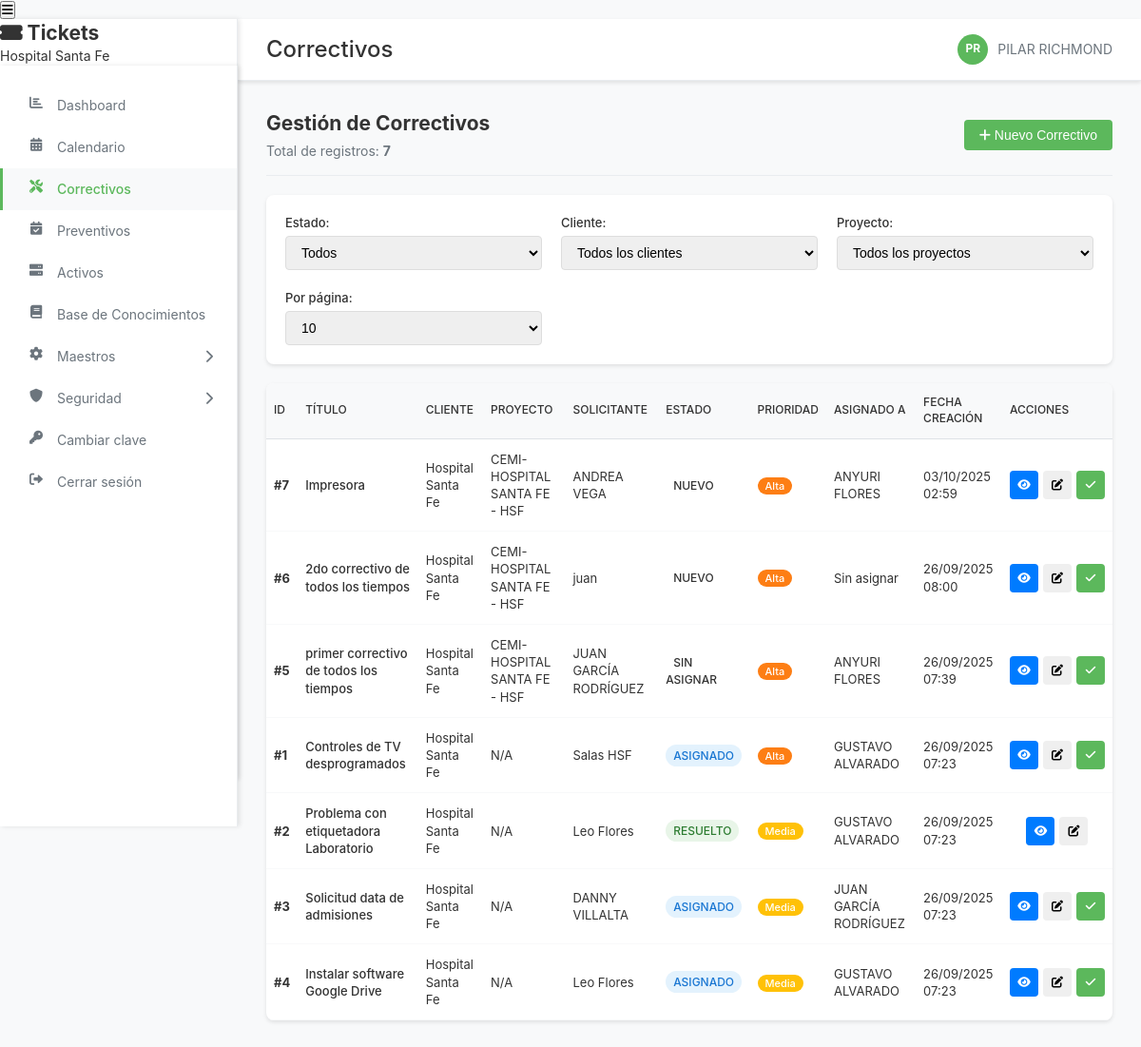
Screenshot of /views/correctivos.php (signed in) with the database file from the repository.
### tables this page shows
CREATE TABLE `usuarios` (
  `id` int(11) NOT NULL,
  `usuario` varchar(50) NOT NULL,
  `nombre` varchar(100) NOT NULL,
  `email` varchar(200) NOT NULL,
  `telefono` varchar(50) DEFAULT NULL,
  `cargo` varchar(100) DEFAULT NULL,
  `nivel` enum('Cliente SYM','Clientes CEMI','Ingenieros / Tecnicos','Directores / Gerentes') DEFAULT 'Cliente SYM',
  `estado` enum('Activo','Inactivo') DEFAULT 'Activo',
  `password` varchar(255) NOT NULL,
  `fecha_creacion` timestamp NOT NULL DEFAULT current_timestamp(),
  `fecha_actualizacion` timestamp NOT NULL DEFAULT current_timestamp() ON UPDATE current_timestamp()
);

CREATE TABLE `correctivos` (
  `id` int(11) NOT NULL,
  `titulo` varchar(200) NOT NULL,
  `descripcion` text DEFAULT NULL,
  `solicitante` varchar(100) NOT NULL,
  `cc` varchar(100) DEFAULT NULL,
  `cliente_id` int(11) DEFAULT NULL,
  `proyecto_id` int(11) DEFAULT NULL,
  `categoria_id` int(11) DEFAULT NULL,
  `subcategoria_id` int(11) DEFAULT NULL,
  `ubicacion_id` int(11) DEFAULT NULL,
  `area_id` int(11) DEFAULT NULL,
  `departamento_id` int(11) DEFAULT NULL,
  `proveedor_id` int(11) DEFAULT NULL,
  `tipo_id` int(11) DEFAULT NULL,
  `subtipo_id` int(11) DEFAULT NULL,
  `marca_id` int(11) DEFAULT NULL,
  `modelo_id` int(11) DEFAULT NULL,
  `activo_id` int(11) DEFAULT NULL,
  `prioridad` enum('Baja','Media','Alta','Crítica') DEFAULT 'Media',
  `estado` enum('Nuevo','Sin Asignar','Asignado','En Proceso','Resuelto','Cerrado','En espera del cliente','En Espera de Repuesto','Aprobado','No Aprobado','Cotizado','Verificacion','No Resuelto') DEFAULT 'Nuevo',
  `asignado_a` int(11) DEFAULT NULL,
  `responsable` int(11) DEFAULT NULL,
  `contacto` varchar(100) DEFAULT NULL,
  `fecha_creacion` timestamp NOT NULL DEFAULT current_timestamp(),
  `hora_creacion` time DEFAULT curtime(),
  `fecha_resolucion` datetime DEFAULT NULL,
  `atencion` enum('En Sitio','Remoto','Telefónica') DEFAULT 'En Sitio',
  `resolucion` text DEFAULT NULL,
  `horas_trabajadas` decimal(5,2) DEFAULT 0.00,
  `fuera_servicio` tinyint(1) DEFAULT 0,
  `reporte_servicio` text DEFAULT NULL,
  `componente` text DEFAULT NULL
);

CREATE TABLE `clientes` (
  `id` int(11) NOT NULL,
  `nombre` varchar(100) NOT NULL,
  `estado` enum('Activo','Inactivo') DEFAULT 'Activo',
  `fecha_creacion` timestamp NOT NULL DEFAULT current_timestamp()
);

CREATE TABLE `proyectos` (
  `id` int(11) NOT NULL,
  `nombre` varchar(200) NOT NULL,
  `cliente_id` int(11) DEFAULT NULL,
  `descripcion` text DEFAULT NULL,
  `estado` enum('Activo','Inactivo','Completado') DEFAULT 'Activo',
  `fecha_creacion` timestamp NOT NULL DEFAULT current_timestamp()
);

### views/correctivos.php (the view, shortened to what this page needs)
<?php
require_once '../includes/conexion.php';
$page_title = 'Correctivos';
$page = isset($_GET['page']) ? (int)$_GET['page'] : 1;
$records_per_page = isset($_GET['per_page']) ? (int)$_GET['per_page'] : 10;
$offset = ($page - 1) * $records_per_page;
$where_conditions = [];
$params = [];
$where_clause = !empty($where_conditions) ? 'WHERE ' . implode(' AND ', $where_conditions) : '';
$sql = "
    SELECT
        c.*,
        cl.nombre as cliente_nombre,
        p.nombre as proyecto_nombre,
        cat.nombre as categoria_nombre,
        u.nombre as asignado_nombre
    FROM correctivos c
    LEFT JOIN clientes cl ON c.cliente_id = cl.id
    LEFT JOIN proyectos p ON c.proyecto_id = p.id
    LEFT JOIN categorias cat ON c.categoria_id = cat.id
    LEFT JOIN usuarios u ON c.asignado_a = u.id
    $where_clause
    ORDER BY c.fecha_creacion DESC
    LIMIT $records_per_page OFFSET $offset
";
try {
    $stmt = $pdo->prepare($sql);
    $stmt->execute($params);
    $correctivos = $stmt->fetchAll(PDO::FETCH_ASSOC);
    $count_sql = "
        SELECT COUNT(*) as total
        FROM correctivos c
        LEFT JOIN clientes cl ON c.cliente_id = cl.id
        LEFT JOIN proyectos p ON c.proyecto_id = p.id
        $where_clause
    ";
    $count_stmt = $pdo->prepare($count_sql);
    $count_stmt->execute($params);
    $total_records = $count_stmt->fetchColumn();
} catch (PDOException $e) {
    die("Error en consulta: " . $e->getMessage());
}
include '../includes/header.php';
?>
<div class="page-content">
    <div class="correctivos-container">
        <div class="section-header">
            <div class="header-info">
                <h2>Gestión de Correctivos</h2>
                <p>Total de registros: <strong><?php echo $total_records; ?></strong></p>
            </div>
            <div class="header-actions">
                <button class="btn btn-success" onclick="nuevoCorrectivo()">
                    <i class="fas fa-plus"></i> Nuevo Correctivo
                </button>
            </div>
        </div>
        <div class="filters-section">
            <div class="filters-row">
                <div class="filter-group">
                    <label>Estado:</label>
                    <select id="filtroEstado" onchange="aplicarFiltros()">
                        <option value="">Todos</option>
                    </select>
                </div>
                <div class="filter-group">
                    <label>Cliente:</label>
                    <select id="filtroCliente" onchange="aplicarFiltros()">
                        <option value="">Todos los clientes</option>
                    </select>
                </div>
                <div class="filter-group">
                    <label>Proyecto:</label>
                    <select id="filtroProyecto" onchange="aplicarFiltros()">
                        <option value="">Todos los proyectos</option>
                    </select>
                </div>
                <div class="filter-group">
                    <label>Por página:</label>
                    <select id="recordsPorPagina" onchange="cambiarRecordsPorPagina()">
                        <option value="10" <?php echo $records_per_page == 10 ? 'selected' : ''; ?>>10</option>
                    </select>
                </div>
            </div>
        </div>
        <div class="table-container">
            <table class="tabla-correctivos">
                <thead>
                    <tr>
                        <th>ID</th>
                        <th>Título</th>
                        <th>Cliente</th>
                        <th>Proyecto</th>
                        <th>Solicitante</th>
                        <th>Estado</th>
                        <th>Prioridad</th>
                        <th>Asignado a</th>
                        <th>Fecha Creación</th>
                        <th>Acciones</th>
                    </tr>
                </thead>
                <tbody>
                    <?php if (empty($correctivos)): ?>
                    <tr>
                        <td colspan="10" class="text-center">No se encontraron correctivos</td>
                    </tr>
                    <?php else: ?>
                    <?php foreach ($correctivos as $correctivo): ?>
                    <tr>
                        <td><strong>#<?php echo $correctivo['id']; ?></strong></td>
                        <td>
                            <div class="ticket-title">
                                <?php echo htmlspecialchars(substr($correctivo['titulo'], 0, 50)); ?>
                            </div>
                        </td>
                        <td><?php echo htmlspecialchars($correctivo['cliente_nombre'] ?? 'N/A'); ?></td>
                        <td><?php echo htmlspecialchars($correctivo['proyecto_nombre'] ?? 'N/A'); ?></td>
                        <td><?php echo htmlspecialchars($correctivo['solicitante']); ?></td>
                        <td>
                            <?php
                            $estado_class = strtolower(str_replace(' ', '-', $correctivo['estado']));
                            ?>
                            <span class="status-badge status-<?php echo $estado_class; ?>">
                                <?php echo $correctivo['estado']; ?>
                            </span>
                        </td>
                        <td>
                            <?php
                            $prioridad_class = strtolower($correctivo['prioridad']);
                            $prioridad_color = [
                                'baja' => '#28a745',
                                'media' => '#ffc107',
                                'alta' => '#fd7e14',
                                'crítica' => '#dc3545'
                            ];
                            ?>
                            <span class="priority-badge" style="background-color: <?php echo $prioridad_color[$prioridad_class] ?? '#6c757d'; ?>;">
                                <?php echo $correctivo['prioridad']; ?>
                            </span>
                        </td>
                        <td><?php echo htmlspecialchars($correctivo['asignado_nombre'] ?? 'Sin asignar'); ?></td>
                        <td><?php echo date('d/m/Y H:i', strtotime($correctivo['fecha_creacion'])); ?></td>
                        <td>
                            <div class="action-buttons">
                                <button class="btn btn-sm btn-primary" onclick="verDetalle(<?php echo $correctivo['id']; ?>)" title="Ver detalle">
                                    <i class="fas fa-eye"></i>
                                </button>
                                <button class="btn btn-sm btn-info" onclick="editarCorrectivo(<?php echo $correctivo['id']; ?>)" title="Editar">
                                    <i class="fas fa-edit"></i>
                                </button>
                                <?php if ($correctivo['estado'] !== 'Resuelto' && $correctivo['estado'] !== 'Cerrado'): ?>
                                <button class="btn btn-sm btn-success" onclick="cambiarEstado(<?php echo $correctivo['id']; ?>, 'Resuelto')" title="Marcar como resuelto">
                                    <i class="fas fa-check"></i>
                                </button>
                                <?php endif; ?>
                            </div>
                        </td>
                    </tr>
                    <?php endforeach; ?>
                    <?php endif; ?>
                </tbody>
            </table>
        </div>
    </div>
</div>
<?php include '../includes/footer.php'; ?>

### includes/header.php (shortened to what this page needs)
<?php
$stmt = $pdo->prepare("SELECT nombre, usuario FROM usuarios WHERE id = ?");
$stmt->execute([$_SESSION['usuario_id']]);
$usuario_actual = $stmt->fetch(PDO::FETCH_ASSOC);
$nombres = explode(' ', $usuario_actual['nombre']);
$iniciales = '';
foreach ($nombres as $nombre) {
    if (!empty($nombre)) {
        $iniciales .= strtoupper(substr($nombre, 0, 1));
    }
}
?>
<!DOCTYPE html>
<html lang="es">
<head>
    <link rel="stylesheet" href="../assets/css/estilos.css">
    <link rel="stylesheet" href="https://cdnjs.cloudflare.com/ajax/libs/font-awesome/6.0.0/css/all.min.css">
</head>
<body>
    <button class="mobile-menu-btn" onclick="toggleMobileSidebar()">
        <i class="fas fa-bars"></i>
    </button>
    <div class="main-wrapper">
        <div class="sidebar" id="sidebar">
            <div class="sidebar-header">
                <h2><i class="fas fa-ticket-alt"></i> Tickets</h2>
                <p>Hospital Santa Fe</p>
            </div>
            <?php include 'sidebar.php'; ?>
        </div>
        <div class="main-content">
            <div class="header">
                <h1 class="page-title"><?php echo isset($page_title) ? $page_title : 'Dashboard'; ?></h1>
                <div class="user-info">
                    <div class="user-avatar"><?php echo $iniciales; ?></div>
                    <span><?php echo htmlspecialchars($usuario_actual['nombre']); ?></span>
                </div>
            </div>
            <div class="content-area">

### assets/css/estilos.css (style rules this page uses)
* { margin: 0; padding: 0; box-sizing: border-box; }
body { font-family: -apple-system, BlinkMacSystemFont, 'Segoe UI', Roboto, 'Helvetica Neue', Arial, sans-serif; background-color: #f8f9fa; color: #333; font-size: 14px; line-height: 1.4; }
.main-wrapper { display: flex; min-height: 100vh; }
.sidebar { width: 250px; background-color: #ffffff; border-right: 1px solid #e9ecef; padding: 0; position: fixed; height: 100vh; overflow-y: auto; z-index: 1000; box-shadow: 2px 0 5px rgba(0,0,0,0.1); }
.main-content { flex: 1; margin-left: 250px; padding: 0; background-color: #f8f9fa; }
.header { background-color: #ffffff; padding: 15px 30px; border-bottom: 1px solid #e9ecef; display: flex; justify-content: space-between; align-items: center; box-shadow: 0 2px 4px rgba(0,0,0,0.1); }
.page-title { font-size: 24px; font-weight: 500; color: #333; margin: 0; }
.user-info { display: flex; align-items: center; color: #6c757d; font-size: 14px; }
.user-avatar { width: 32px; height: 32px; background-color: #5cb85c; border-radius: 50%; display: flex; align-items: center; justify-content: center; color: white; font-weight: bold; margin-right: 10px; font-size: 12px; }
.btn { padding: 8px 16px; border: none; border-radius: 4px; cursor: pointer; font-size: 14px; text-decoration: none; display: inline-block; transition: all 0.3s ease; font-weight: 500; }
.btn-success { background-color: #5cb85c; color: white; }
.btn-primary { background-color: #007bff; color: white; }
.btn-sm { padding: 6px 12px; font-size: 12px; }
.page-content { padding: 30px; }
.status-badge { padding: 4px 8px; border-radius: 12px; font-size: 12px; font-weight: 500; text-transform: uppercase; }
.status-asignado { background-color: #e3f2fd; color: #1976d2; }
.status-resuelto { background-color: #e8f5e8; color: #2e7d32; }
.table-container { background-color: #ffffff; border-radius: 8px; box-shadow: 0 2px 4px rgba(0,0,0,0.1); overflow: hidden; }
table { width: 100%; border-collapse: collapse; font-size: 14px; }
thead th { background-color: #f8f9fa; padding: 12px 15px; text-align: left; font-weight: 500; color: #333; border-bottom: 1px solid #dee2e6; font-size: 13px; text-transform: uppercase; }
tbody td { padding: 12px 15px; border-bottom: 1px solid #f8f9fa; vertical-align: middle; }

### views/correctivos.php (style rules this page uses)
.correctivos-container { max-width: 1400px; margin: 0 auto; }
.section-header { display: flex; justify-content: space-between; align-items: center; margin-bottom: 20px; padding-bottom: 15px; border-bottom: 1px solid #e9ecef; }
.header-info h2 { margin: 0 0 5px 0; color: #333; }
.header-info p { margin: 0; color: #6c757d; font-size: 14px; }
.filters-section { background: white; padding: 20px; border-radius: 8px; box-shadow: 0 2px 4px rgba(0,0,0,0.1); margin-bottom: 20px; }
.filters-row { display: grid; grid-template-columns: repeat(auto-fit, minmax(200px, 1fr)); gap: 20px; align-items: end; }
.filter-group label { display: block; margin-bottom: 5px; font-weight: 500; color: #333; font-size: 13px; }
.filter-group select { width: 100%; padding: 8px 12px; border: 1px solid #ddd; border-radius: 4px; font-size: 14px; }
.tabla-correctivos { width: 100%; font-size: 13px; }
.tabla-correctivos th { background: #f8f9fa; font-weight: 500; text-transform: uppercase; font-size: 12px; padding: 12px 8px; }
.tabla-correctivos td { padding: 12px 8px; vertical-align: middle; }
.ticket-title { font-weight: 500; color: #333; }
.priority-badge { color: white; padding: 2px 8px; border-radius: 12px; font-size: 11px; font-weight: 500; }
.action-buttons { display: flex; gap: 5px; justify-content: center; }
.action-buttons .btn { width: 30px; height: 30px; display: flex; align-items: center; justify-content: center; padding: 0; }

### rows the page displays
usuarios: nombre "PILAR RICHMOND"
correctivos: id "7", titulo "Impresora", cliente.nombre "Hospital Santa Fe", proyecto.nombre "CEMI-HOSPITAL SANTA FE - HSF", solicitante "ANDREA VEGA", estado "NUEVO", prioridad "Alta", asignado_a.nombre "ANYURI FLORES", fecha_creacion "03/10/2025 02:59"
correctivos: id "6", titulo "2do correctivo de todos los tiempos", cliente.nombre "Hospital Santa Fe", proyecto.nombre "CEMI-HOSPITAL SANTA FE - HSF", solicitante "juan", estado "NUEVO", prioridad "Alta", asignado_nombre "Sin asignar", fecha_creacion "26/09/2025 08:00"
correctivos: id "5", titulo "primer correctivo de todos los tiempos", cliente.nombre "Hospital Santa Fe", proyecto.nombre "CEMI-HOSPITAL SANTA FE - HSF", solicitante "JUAN GARCÍA RODRÍGUEZ", estado "SIN ASIGNAR", prioridad "Alta", asignado_a.nombre "ANYURI FLORES", fecha_creacion "26/09/2025 07:39"
correctivos: id "1", titulo "Controles de TV desprogramados", cliente.nombre "Hospital Santa Fe", proyecto_nombre "N/A", solicitante "Salas HSF", estado "ASIGNADO", prioridad "Alta", asignado_a.nombre "GUSTAVO ALVARADO", fecha_creacion "26/09/2025 07:23"
correctivos: id "2", titulo "Problema con etiquetadora Laboratorio", cliente.nombre "Hospital Santa Fe", proyecto_nombre "N/A", solicitante "Leo Flores", estado "RESUELTO", prioridad "Media", asignado_a.nombre "GUSTAVO ALVARADO", fecha_creacion "26/09/2025 07:23"
correctivos: id "3", titulo "Solicitud data de admisiones", cliente.nombre "Hospital Santa Fe", proyecto_nombre "N/A", solicitante "DANNY VILLALTA", estado "ASIGNADO", prioridad "Media", asignado_a.nombre "JUAN GARCÍA RODRÍGUEZ", fecha_creacion "26/09/2025 07:23"
correctivos: id "4", titulo "Instalar software Google Drive", cliente.nombre "Hospital Santa Fe", proyecto_nombre "N/A", solicitante "Leo Flores", estado "ASIGNADO", prioridad "Media", asignado_a.nombre "GUSTAVO ALVARADO", fecha_creacion "26/09/2025 07:23"

### other values shown
$page_title "Correctivos"
$iniciales "PR"
$total_records "7"
